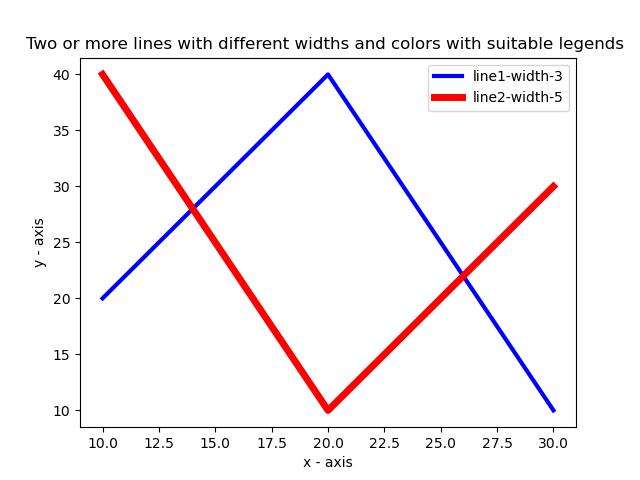

The script that drew this image:
import matplotlib.pyplot as plt
# line 1 points
x1 = [10,20,30]
y1 = [20,40,10]
# line 2 points
x2 = [10,20,30]
y2 = [40,10,30]
# Set the x axis label of the current axis.
plt.xlabel('x - axis')
# Set the y axis label of the current axis.
plt.ylabel('y - axis')
# Set a title 
plt.title('Two or more lines with different widths and colors with suitable legends ')
# Display the figure.
plt.plot(x1,y1, color='blue', linewidth = 3,  label = 'line1-width-3')
plt.plot(x2,y2, color='red', linewidth = 5,  label = 'line2-width-5')
# show a legend on the plot
plt.legend()
plt.show()
